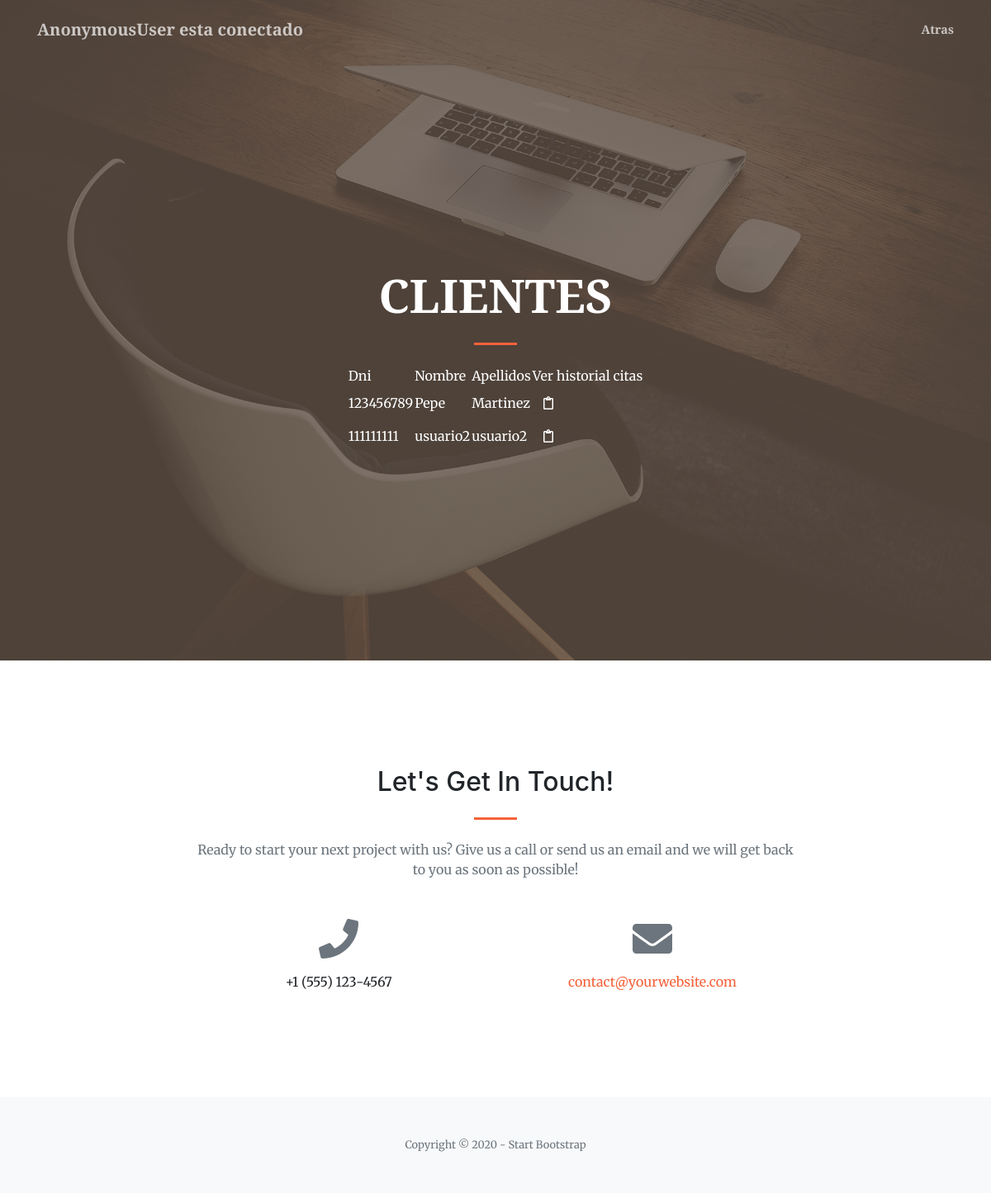
Page /listCliente on the committed database.
### nucleo/models.py (models this page shows)
class Cliente(models.Model):
    dni=models.CharField(max_length=10)
    nombre=models.CharField(max_length=30)
    apellidos=models.CharField(max_length=50)
    direccion=models.CharField(max_length=100)
    fechaNacimiento=models.DateField()
    foto=models.CharField(max_length=100)
    idUsuario=models.ForeignKey(User,on_delete=models.CASCADE)

### nucleo/views.py (the view)
# urls.py: path('listCliente',views.ClienteListView.as_view(),name="listCliente"),
class ClienteListView(ListView):
    model=Cliente

### nucleo/templates/nucleo/cliente_list.html (shortened to what this page needs)
<!DOCTYPE html>
<html lang="en">
    <head>
        <link href="https://cdnjs.cloudflare.com/ajax/libs/magnific-popup.js/1.1.0/magnific-popup.min.css" rel="stylesheet" />
        {% load static %}
        <link href="{% static 'css/styles.css' %}" rel="stylesheet" />
    </head>
    <body id="page-top">
        <nav class="navbar navbar-expand-lg navbar-light fixed-top py-3" id="mainNav">
            <div class="container">
                <a class="navbar-brand js-scroll-trigger">{{ user }} esta conectado</a>
                <div class="collapse navbar-collapse" id="navbarResponsive">
                    <ul class="navbar-nav ml-auto my-2 my-lg-0">
                        <li class="nav-item"><a class="nav-link js-scroll-trigger" href="/logueado">Atras</a></li>
                    </ul>
                </div>
            </div>
        </nav>
        <header class="masthead">
            <div class="container h-100">
                <div class="row h-100 align-items-center justify-content-center text-center">
                    <div class="col-lg-10 align-self-end">
                        <h1 class="text-uppercase text-white font-weight-bold">Clientes</h1>
                        <hr class="divider my-4" />
                        </div>
                        <div class="col-lg-8 align-self-baseline">
                        <div align="center">
                        <div class="panel panel-default">
                            <div class="panel-heading">
                            <table bgcolor="">
                            <thead>
							<tr>
								<td><font color="white">Dni</font></td>
								<td><font color="white">Nombre</font></td>
								<td><font color="white">Apellidos</font></td>
                                <td><font color="white">Ver historial citas</font></td>
							</tr>
						    <thead>
                            <tbody>
                            {% if cliente_list %}
                            {% for c in cliente_list %}
							<tr>
                                <td><font color="white">{{ c.dni }}</font></td>
								<td><font color="white">{{ c.nombre }}</font></td>
                                <td><font color="white">{{ c.apellidos }}</font></td>
                                <td><a href="listCita">
								    <abbr title="Historial citas">
									<button type="button" class="btn btn-default">
										<font color="white"><i class="far fa-clipboard"></i></font>
									</button>
									</abbr></a></td>
							</tr>
                            {% endfor %}
                            </tbody>
                            </table>
                            {% else %}
                            <p>No hay ningun cliente</p>
                            {% endif %}
                        </div>
                      </div>
                    </div>
                </div>
            </div>
        </header>
        <section class="page-section" id="contact">
            <div class="container">
                <div class="row justify-content-center">
                    <div class="col-lg-8 text-center">
                        <h2 class="mt-0">Let's Get In Touch!</h2>
                        <hr class="divider my-4" />
                        <p class="text-muted mb-5">Ready to start your next project with us? Give us a call or send us an email and we will get back to you as soon as possible!</p>
                    </div>
                </div>
                <div class="row">
                    <div class="col-lg-4 ml-auto text-center mb-5 mb-lg-0">
                        <i class="fas fa-phone fa-3x mb-3 text-muted"></i>
                        <div>+1 (555) 123-4567</div>
                    </div>
                    <div class="col-lg-4 mr-auto text-center">
                        <i class="fas fa-envelope fa-3x mb-3 text-muted"></i>
                        <a class="d-block" href="mailto:contact@yourwebsite.com">contact@yourwebsite.com</a>
                    </div>
                </div>
            </div>
        </section>
        <footer class="bg-light py-5">
            <div class="container"><div class="small text-center text-muted">Copyright © 2020 - Start Bootstrap</div></div>
        </footer>
    </body>
</html>

### rows in the picture
Cliente: dni "123456789", nombre "Pepe", apellidos "Martinez"
Cliente: dni "111111111", nombre "usuario2", apellidos "usuario2"

### other values in the picture
{{ user }} "AnonymousUser"
